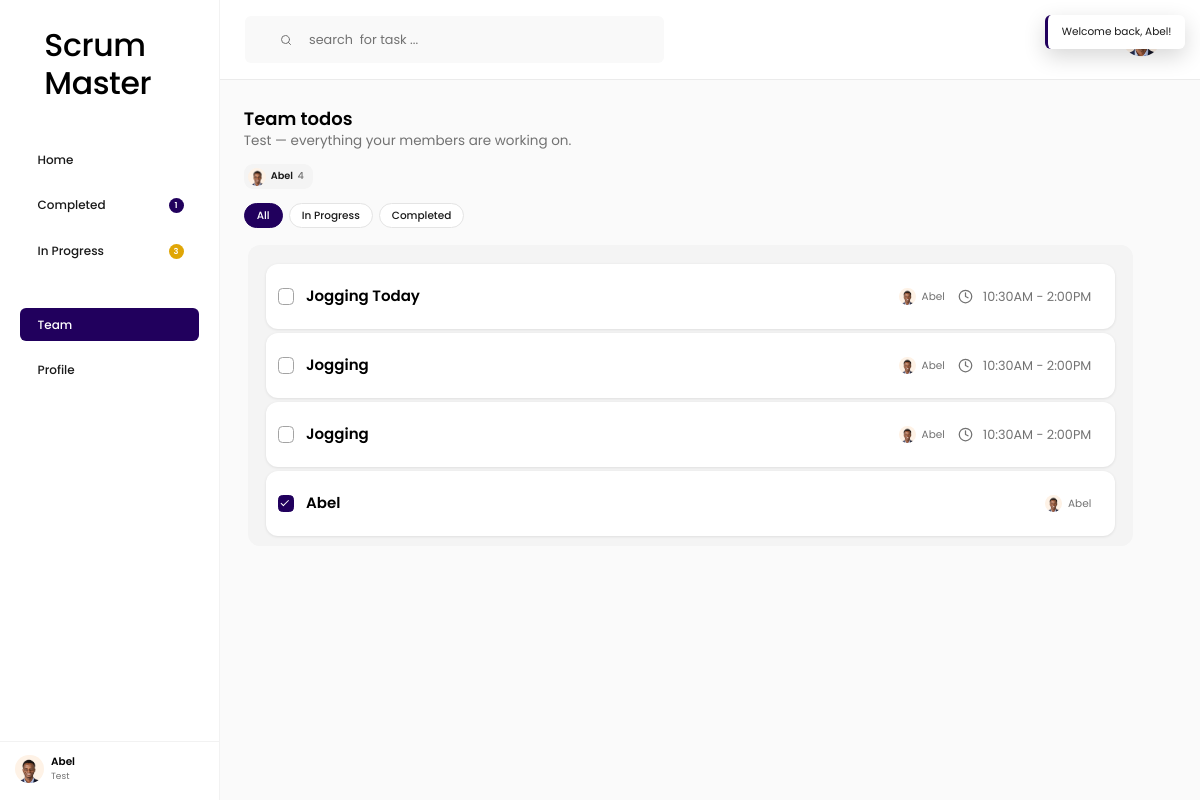
Page /index.php?r=team (signed in) on the committed database.
### tables this page shows
CREATE TABLE users (
        id INTEGER PRIMARY KEY AUTOINCREMENT,
        name TEXT NOT NULL,
        email TEXT NOT NULL,
        password_hash TEXT NOT NULL,
        avatar TEXT,
        organization_id INTEGER,
        created_at TEXT DEFAULT CURRENT_TIMESTAMP
    , google_id TEXT, notify_browser INTEGER NOT NULL DEFAULT 1, notify_email INTEGER NOT NULL DEFAULT 1, notify_lead_minutes INTEGER NOT NULL DEFAULT 30);

CREATE TABLE organizations (
        id INTEGER PRIMARY KEY AUTOINCREMENT,
        name TEXT NOT NULL,
        owner_id INTEGER NOT NULL,
        created_at TEXT DEFAULT CURRENT_TIMESTAMP
    );

CREATE TABLE todos (
        id INTEGER PRIMARY KEY AUTOINCREMENT,
        title TEXT NOT NULL,
        completed INTEGER DEFAULT 0,
        start_time TEXT,
        end_time TEXT
    , user_id INTEGER);

### src/helpers.php (called while the page is built, shortened)
<?php
function e(mixed $value): string
{
    return htmlspecialchars((string) $value, ENT_QUOTES, 'UTF-8');
}
function render(string $template, array $vars = []): void
{
    extract($vars, EXTR_SKIP);
    require ROOT_PATH . '/templates/' . $template . '.php';
}
function avatar_url(?string $path): string
{
    return is_string($path) && $path !== '' ? $path : 'assets/img/default-avatar.png';
}
function format_time_range(?string $start, ?string $end): ?string
{
    if ($start === null || $end === null) {
        return null;
    }
    return format_time($start) . ' - ' . format_time($end);
}
function format_time(string $value): string
{
    [$hour, $minute] = explode(':', $value);
    $hour = (int) $hour;
    $suffix = $hour >= 12 ? 'PM' : 'AM';
    $hour12 = $hour % 12;
    return $hour12 . ':' . $minute . $suffix;
}

### src/controllers/TeamController.php (called while the page is built, shortened)
<?php
final class TeamController
{
    public static function index(): void
    {
        global $db;
        $user = require_auth();
        $organization = user_organization($user);
        $page = (string) ($_GET['page'] ?? 'home');
        $q = trim((string) ($_GET['q'] ?? ''));
        $todoRepo = new TodoRepository($db);
        render('layout', [
            'view' => 'team',
            'title' => 'Scrum Master — Team',
            'showTodoModal' => false,
            'user' => $user,
            'page' => 'home',
            'q' => $q,
            'searchRoute' => 'team',
            'counts' => $todoRepo->counts((int) $user['id']),
            'returnTo' => return_to_value(),
            'flash' => take_flash(),
            'organization' => $organization,
            'members' => (new UserRepository($db))->members($organization['id']),
            'todos' => $todoRepo->forOrganization($organization['id'], $page, $q),
            'filter' => $page,
        ]);
    }
}

### src/repositories/TodoRepository.php (called while the page is built, shortened)
<?php
final class TodoRepository
{
    public function counts(int $userId): array
    {
        $stmt = $this->db->prepare(
            'SELECT
                SUM(CASE WHEN completed = 1 THEN 1 ELSE 0 END) AS completed,
                SUM(CASE WHEN completed = 0 THEN 1 ELSE 0 END) AS in_progress
             FROM todos
             WHERE user_id = :user'
        );
        $stmt->execute([':user' => $userId]);
        $row = $stmt->fetch();
        return [
            'completed' => (int) ($row['completed'] ?? 0),
            'in_progress' => (int) ($row['in_progress'] ?? 0),
        ];
    }
    public function forOrganization(int $organizationId, string $page = 'home', string $q = ''): array
    {
        $sql = 'SELECT t.*, u.name AS owner_name, u.avatar AS owner_avatar
                FROM todos t
                JOIN users u ON u.id = t.user_id
                WHERE u.organization_id = :org';
        $params = [':org' => $organizationId];
        $sql .= $this->filter($page, $q, $params);
        $sql .= ' ORDER BY u.name COLLATE NOCASE ASC, t.id ASC';
        $stmt = $this->db->prepare($sql);
        $stmt->execute($params);
        return $stmt->fetchAll();
    }
    private function filter(string $page, string $q, array &$params): string
    {
        $sql = '';
        if ($page === 'completed') {
            $sql .= ' AND completed = 1';
        } elseif ($page === 'in-progress') {
            $sql .= ' AND completed = 0';
        }
        return $sql;
    }
}

### src/repositories/UserRepository.php (called while the page is built, shortened)
<?php
final class UserRepository
{
    public function findWithOrganization(int $id): ?array
    {
        $stmt = $this->db->prepare(
            'SELECT u.*,
                    o.name     AS organization_name,
                    o.owner_id AS organization_owner_id
             FROM users u
             LEFT JOIN organizations o ON o.id = u.organization_id
             WHERE u.id = :id'
        );
        $stmt->execute([':id' => $id]);
        $user = $stmt->fetch();
        return $user ?: null;
    }
    public function members(int $organizationId): array
    {
        $stmt = $this->db->prepare(
            'SELECT u.id, u.name, u.email, u.avatar,
                    (u.id = o.owner_id) AS is_owner,
                    COUNT(t.id) AS todo_count,
                    SUM(CASE WHEN t.completed = 1 THEN 1 ELSE 0 END) AS completed_count
             FROM users u
             JOIN organizations o ON o.id = u.organization_id
             LEFT JOIN todos t ON t.user_id = u.id
             WHERE u.organization_id = :org
             GROUP BY u.id
             ORDER BY is_owner DESC, u.name COLLATE NOCASE ASC'
        );
        $stmt->execute([':org' => $organizationId]);
        return $stmt->fetchAll();
    }
}

### src/auth.php (called while the page is built, shortened)
<?php
function auth_user(): ?array
{
    $id = (int) ($_SESSION['user_id'] ?? 0);
    global $db;
    $user = (new UserRepository($db))->findWithOrganization($id);
    return $user;
}
function require_auth(): array
{
    $user = auth_user();
    return $user;
}
function user_organization(?array $user): ?array
{
    return [
        'id' => (int) $user['organization_id'],
        'name' => (string) ($user['organization_name'] ?? ''),
        'owner_id' => (int) ($user['organization_owner_id'] ?? 0),
    ];
}
function is_org_owner(?array $user): bool
{
    $organization = user_organization($user);
    return $organization !== null && $organization['owner_id'] === (int) $user['id'];
}

### templates/partials/team-row.php (the view)
<?php
$range = format_time_range($todo['start_time'] ?? null, $todo['end_time'] ?? null);
?>
<div class="todo-item team-row">
    <input
        type="checkbox"
        class="todo-check"
        <?= $todo['completed'] ? 'checked' : '' ?>
        disabled
        aria-label="<?= $todo['completed'] ? 'Completed' : 'In progress' ?>: <?= e($todo['title']) ?>"
    >
    <span class="todo-title"><?= e($todo['title']) ?></span>
    <span class="todo-meta">
        <span class="todo-owner">
            <img src="<?= e(avatar_url($todo['owner_avatar'] ?? null)) ?>" alt="">
            <?= e($todo['owner_name']) ?>
        </span>
        <?php if ($range !== null): ?>
            <span class="todo-time">
                <svg viewBox="0 0 24 24" fill="none" stroke="currentColor" stroke-width="2" stroke-linecap="round" stroke-linejoin="round" aria-hidden="true">
                    <circle cx="12" cy="12" r="10"/>
                    <path d="M12 6v6l4 2"/>
                </svg>
                <span><?= e($range) ?></span>
            </span>
        <?php endif; ?>
    </span>
</div>

### templates/partials/sidebar.php (shortened to what this page needs)
<?php
$view = $view ?? 'home';
$isOwner = is_org_owner($user ?? null);
$query = $q !== '' ? '?q=' . urlencode($q) : '';
$filterQuery = static fn (string $filter): string => 'index.php?page=' . $filter . ($q !== '' ? '&q=' . urlencode($q) : '');
$homeHref = 'index.php' . $query;
$completedHref = $filterQuery('completed');
$inProgressHref = $filterQuery('in-progress');
$teamHref = 'index.php?r=team';
$profileHref = 'index.php?r=profile';
$isHome = $view === 'home' && $page === 'home';
$isCompleted = $view === 'home' && $page === 'completed';
$isInProgress = $view === 'home' && $page === 'in-progress';
$isTeam = $view === 'team';
$isProfile = $view === 'profile';
$isSettings = $view === 'settings';
$orgName = (string) ($user['organization_name'] ?? '');
$userMeta = $orgName !== '' ? $orgName : (string) ($user['email'] ?? '');
?>
<aside class="sidebar">
    <div class="logo">Scrum Master</div>
    <nav class="nav" aria-label="Primary">
        <a class="nav-item<?= $isHome ? ' is-active' : '' ?>"
           href="<?= e($homeHref) ?>"
           <?= $isHome ? 'aria-current="page"' : '' ?>>
            <span class="nav-label">Home</span>
        </a>
        <a class="nav-item<?= $isCompleted ? ' is-active' : '' ?>"
           href="<?= e($completedHref) ?>"
           <?= $isCompleted ? 'aria-current="page"' : '' ?>>
            <span class="nav-label">Completed</span>
            <?php if ($counts['completed'] > 0): ?>
                <span class="badge badge--purple"><?= (int) $counts['completed'] ?></span>
            <?php endif; ?>
        </a>
        <a class="nav-item<?= $isInProgress ? ' is-active' : '' ?>"
           href="<?= e($inProgressHref) ?>"
           <?= $isInProgress ? 'aria-current="page"' : '' ?>>
            <span class="nav-label">In Progress</span>
            <?php if ($counts['in_progress'] > 0): ?>
                <span class="badge badge--amber"><?= (int) $counts['in_progress'] ?></span>
            <?php endif; ?>
        </a>
    </nav>
    <nav class="nav nav--account" aria-label="Account">
        <?php if ($isOwner): ?>
            <a class="nav-item<?= $isTeam ? ' is-active' : '' ?>"
               href="<?= e($teamHref) ?>"
               <?= $isTeam ? 'aria-current="page"' : '' ?>>
                <span class="nav-label">Team</span>
            </a>
        <?php endif; ?>
        <a class="nav-item<?= $isProfile ? ' is-active' : '' ?>"
           href="<?= e($profileHref) ?>"
           <?= $isProfile ? 'aria-current="page"' : '' ?>>
            <span class="nav-label">Profile</span>
        </a>
    </nav>
    <div class="sidebar-footer">
        <a class="sidebar-user" href="<?= e($profileHref) ?>" title="Your account">
            <img src="<?= e(avatar_url($user['avatar'] ?? null)) ?>" alt="">
            <span class="sidebar-user-text">
                <span class="sidebar-user-name"><?= e($user['name'] ?? '') ?></span>
                <span class="sidebar-user-meta"><?= e($userMeta) ?></span>
            </span>
        </a>
        <div class="sidebar-footer-actions">
            <a class="icon-btn<?= $isSettings ? ' is-active' : '' ?>"
               href="index.php?r=settings"
               aria-label="Settings"
               title="Settings"
               <?= $isSettings ? 'aria-current="page"' : '' ?>>
            </a>
            <form method="post" action="index.php"
                  data-confirm="You will need to sign in again to see your tasks."
                  data-confirm-title="Sign out of Scrum Master?"
                  data-confirm-label="Sign out">
                <button class="icon-btn icon-btn--danger" type="submit" aria-label="Sign out" title="Sign out">
                </button>
            </form>
        </div>
    </div>
</aside>

### templates/team.php
<?php
$filterHref = static function (string $page) use ($q): string {
    $href = 'index.php?r=team';
    if ($page !== 'home') {
        $href .= '&page=' . $page;
    }
    if ($q !== '') {
        $href .= '&q=' . urlencode($q);
    }
    return $href;
};
?>
<header class="page-header">
    <div class="page-heading">
        <h1 class="greeting">Team todos</h1>
        <p class="date-line"><?= e($organization['name']) ?> — everything your members are working on.</p>
    </div>
</header>
<div class="member-chips">
    <?php foreach ($members as $member): ?>
        <span class="chip">
            <img src="<?= e(avatar_url($member['avatar'] ?? null)) ?>" alt="">
            <?= e($member['name']) ?>
            <span class="chip-count"><?= (int) $member['todo_count'] ?></span>
        </span>
    <?php endforeach; ?>
</div>
<nav class="filter-pills" aria-label="Filter team todos">
    <a class="pill<?= $filter === 'home' ? ' is-active' : '' ?>" href="<?= e($filterHref('home')) ?>">All</a>
    <a class="pill<?= $filter === 'in-progress' ? ' is-active' : '' ?>" href="<?= e($filterHref('in-progress')) ?>">In Progress</a>
    <a class="pill<?= $filter === 'completed' ? ' is-active' : '' ?>" href="<?= e($filterHref('completed')) ?>">Completed</a>
</nav>
<section class="panel" aria-label="Team todos">
    <?php if (!$todos): ?>
        <p class="empty">
            <?php if ($q !== ''): ?>
                No team todos match &ldquo;<?= e($q) ?>&rdquo;.
            <?php else: ?>
                Nothing here yet — tasks appear as soon as your members add them.
            <?php endif; ?>
        </p>
    <?php else: ?>
        <?php foreach ($todos as $todo): ?>
            <?php require ROOT_PATH . '/templates/partials/team-row.php'; ?>
        <?php endforeach; ?>
    <?php endif; ?>
</section>

### rows in the picture
users: avatar (picture), name "Abel", organization.name "Test", todo_count "4"
todos: title "Jogging Today", user.avatar (picture), user.name "Abel", range "10:30AM - 2:00PM"
todos: title "Jogging", user.avatar (picture), user.name "Abel", range "10:30AM - 2:00PM"
todos: title "Jogging", user.avatar (picture), user.name "Abel", range "10:30AM - 2:00PM"
todos: completed "☑", title "Abel", user.avatar (picture), user.name "Abel"

### other values in the picture
$counts['completed'] "1"
$counts['in_progress'] "3"
$flash "Welcome back, Abel!"
